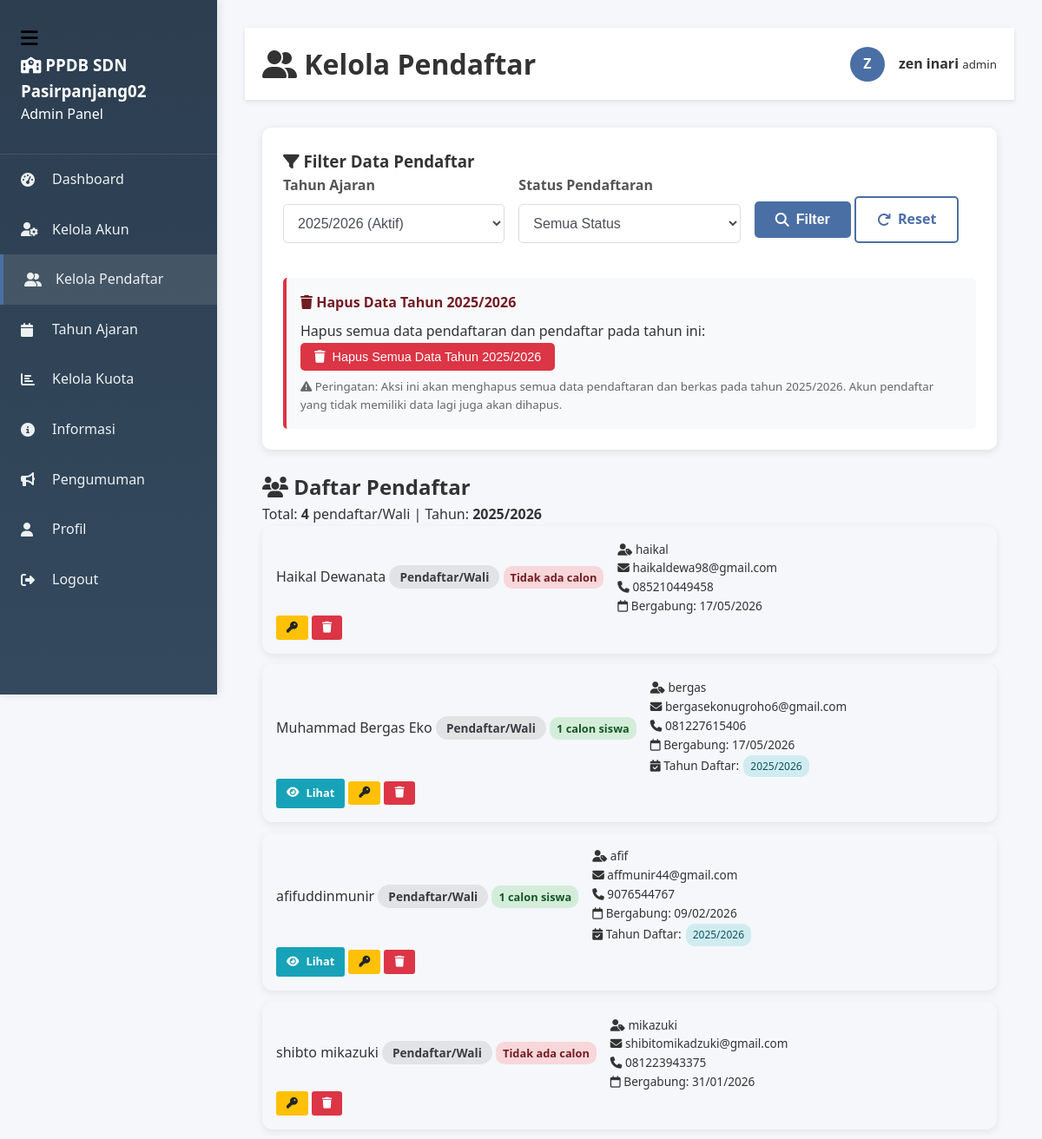
Screenshot of /admin/kelola_pendaftar.php (signed in) with the database file from the repository.
### tables this page shows
CREATE TABLE IF NOT EXISTS `tahun_ajaran` (
  `id` int(11) NOT NULL AUTO_INCREMENT,
  `tahun` varchar(20) NOT NULL,
  `kuota` int(11) DEFAULT 0,
  `status` enum('aktif','nonaktif') DEFAULT 'nonaktif',
  `tanggal_buka` date DEFAULT NULL,
  `tanggal_tutup` date DEFAULT NULL,
  PRIMARY KEY (`id`),
  UNIQUE KEY `tahun` (`tahun`)
);

CREATE TABLE IF NOT EXISTS `users` (
  `id` int(11) NOT NULL AUTO_INCREMENT,
  `nama` varchar(100) DEFAULT NULL,
  `username` varchar(50) NOT NULL,
  `no_hp` varchar(20) DEFAULT NULL,
  `email` varchar(100) DEFAULT NULL,
  `password` varchar(255) NOT NULL,
  `role` enum('admin','panitia','pendaftar') NOT NULL,
  `created_at` timestamp NOT NULL DEFAULT current_timestamp(),
  `reset_token` varchar(100) DEFAULT NULL,
  `reset_expired` datetime DEFAULT NULL,
  PRIMARY KEY (`id`),
  UNIQUE KEY `username` (`username`)
);

### admin/kelola_pendaftar.php (the view, shortened to what this page needs)
<?php
$db = new Database();
$conn = $db->getConnection();
$filterTahun  = $_GET['tahun'] ?? '';
$tahunAjaranList = [];
$qTahun = $conn->query("SELECT * FROM tahun_ajaran ORDER BY tahun DESC");
while ($r = $qTahun->fetch_assoc()) $tahunAjaranList[] = $r;
if (!$filterTahun) {
    foreach ($tahunAjaranList as $ta) {
        if ($ta['status'] === 'aktif') {
            $filterTahun = $ta['tahun'];
            break;
        }
    }
}
$where = "WHERE u.role='pendaftar'";
$join  = "";
if ($filterTahun) {
    $safeFilterTahun = $conn->real_escape_string($filterTahun);
    $join = "
        LEFT JOIN calon_siswa cs ON cs.user_id=u.id
        LEFT JOIN tahun_ajaran ta ON cs.tahun_ajaran_id=ta.id
    ";
    $where .= " AND (ta.tahun='" . $safeFilterTahun . "' OR cs.id IS NULL)";
}
$sql = "
SELECT DISTINCT u.*,
(SELECT COUNT(*) FROM calon_siswa c WHERE c.user_id=u.id) total_calon,
(SELECT GROUP_CONCAT(DISTINCT ta2.tahun SEPARATOR ', ')
 FROM calon_siswa c2
 JOIN tahun_ajaran ta2 ON c2.tahun_ajaran_id=ta2.id
 WHERE c2.user_id=u.id) tahun_daftar
FROM users u
$join
$where
ORDER BY u.created_at DESC
";
$result = $conn->query($sql);
?>
<!DOCTYPE html>
<html lang="id">
<head>
    <link rel="stylesheet" href="../assets/css/style.css">
    <link rel="stylesheet" href="https://cdnjs.cloudflare.com/ajax/libs/font-awesome/6.4.0/css/all.min.css">
</head>
<body>
    <?php include '../includes/sidebar.php'; ?>
    <div class="main-content">
        <div class="dashboard-header">
            <div class="container">
                <h1><i class="fas fa-user-friends"></i> Kelola Pendaftar</h1>
                <div class="user-info">
                    <div class="user-avatar">
                        <?php echo strtoupper(substr($_SESSION['nama'], 0, 1)); ?>
                    </div>
                    <div>
                        <strong><?php echo htmlspecialchars($_SESSION['nama']); ?></strong>
                        <small><?php echo htmlspecialchars($_SESSION['role']); ?></small>
                    </div>
                </div>
            </div>
        </div>
        <div class="container">
            <div class="filter-section">
                <h3><i class="fas fa-filter"></i> Filter Data Pendaftar</h3>
                <form method="GET" class="filter-row">
                    <div class="form-group">
                        <label for="tahun">Tahun Ajaran</label>
                        <select id="tahun" name="tahun" class="form-control">
                            <?php foreach ($tahunAjaranList as $ta): ?>
                            <option value="<?php echo htmlspecialchars($ta['tahun']); ?>"
                                <?php echo $filterTahun == $ta['tahun'] ? 'selected' : ''; ?>
                                <?php echo $ta['status'] == 'aktif' ? 'style="font-weight: bold;"' : ''; ?>>
                                <?php echo htmlspecialchars($ta['tahun']); ?>
                                <?php echo $ta['status'] == 'aktif' ? ' (Aktif)' : ''; ?>
                            </option>
                            <?php endforeach; ?>
                        </select>
                    </div>
                    <div class="form-group">
                        <label for="status">Status Pendaftaran</label>
                        <select id="status" name="status" class="form-control">
                            <option value="">Semua Status</option>
                        </select>
                    </div>
                    <div class="form-group">
                        <button type="submit" class="btn-primary">
                            <i class="fas fa-search"></i> Filter
                        </button>
                        <a href="kelola_pendaftar.php" class="btn-secondary">
                            <i class="fas fa-redo"></i> Reset
                        </a>
                    </div>
                </form>
                <?php if($filterTahun): ?>
                <div class="tahun-actions">
                    <h4><i class="fas fa-trash"></i> Hapus Data Tahun <?php echo htmlspecialchars($filterTahun); ?></h4>
                    <p>Hapus semua data pendaftaran dan pendaftar pada tahun ini:</p>
                    <button type="button" onclick="hapusTahunAjaran('<?php echo htmlspecialchars($filterTahun); ?>')"
                            class="btn-delete-tahun">
                        <i class="fas fa-trash"></i> Hapus Semua Data Tahun <?php echo htmlspecialchars($filterTahun); ?>
                    </button>
                    <small style="display: block; margin-top: 0.5rem; color: #666;">
                        <i class="fas fa-exclamation-triangle"></i>
                        Peringatan: Aksi ini akan menghapus semua data pendaftaran dan berkas pada tahun <?php echo htmlspecialchars($filterTahun); ?>.
                        Akun pendaftar yang tidak memiliki data lagi juga akan dihapus.
                    </small>
                </div>
                <?php endif; ?>
            </div>
            <div class="section-header">
                <h2><i class="fas fa-users"></i> Daftar Pendaftar</h2>
                <div class="total-info">
                    Total: <strong><?php echo $result->num_rows; ?></strong> pendaftar/Wali
                    <?php if($filterTahun): ?> | Tahun: <strong><?php echo htmlspecialchars($filterTahun); ?></strong><?php endif; ?>
                </div>
            </div>
            <?php if($result->num_rows > 0): ?>
                <?php
                $result->data_seek(0);
                while($row = $result->fetch_assoc()):
                    $tahunDaftar = $row['tahun_daftar'] ? explode(', ', $row['tahun_daftar']) : [];
                ?>
                <div class="user-card">
                    <div class="user-info">
                        <div class="user-name">
                            <?php echo htmlspecialchars($row['nama']); ?>
                            <span class="badge-role">Pendaftar/Wali</span>
                            <?php if($row['total_calon'] > 0): ?>
                            <span class="badge-calon calon-ada">
                                <?php echo $row['total_calon']; ?> calon siswa
                            </span>
                            <?php else: ?>
                            <span class="badge-calon calon-tidak">
                                Tidak ada calon
                            </span>
                            <?php endif; ?>
                        </div>
                        <div class="user-details">
                            <div class="detail-item">
                                <i class="fas fa-user-tag"></i>
                                <span><?php echo htmlspecialchars($row['username']); ?></span>
                            </div>
                            <div class="detail-item">
                                <i class="fas fa-envelope"></i>
                                <span><?php echo htmlspecialchars($row['email']); ?></span>
                            </div>
                            <?php if($row['no_hp']): ?>
                            <div class="detail-item">
                                <i class="fas fa-phone"></i>
                                <span><?php echo htmlspecialchars($row['no_hp']); ?></span>
                            </div>
                            <?php endif; ?>
                            <div class="detail-item">
                                <i class="far fa-calendar"></i>
                                <span>Bergabung: <?php echo date('d/m/Y', strtotime($row['created_at'])); ?></span>
                            </div>
                            <?php if(!empty($tahunDaftar)): ?>
                            <div class="detail-item">
                                <i class="fas fa-calendar-check"></i>
                                <span>Tahun Daftar:
                                    <?php foreach($tahunDaftar as $tahun): ?>
                                        <span class="tahun-badge"><?php echo $tahun; ?></span>
                                    <?php endforeach; ?>
                                </span>
                            </div>
                            <?php endif; ?>
                        </div>
                    </div>
                    <div class="user-actions">
                        <?php if($row['total_calon'] > 0): ?>
                        <a href="laporan_pendaftar.php?user_id=<?php echo $row['id']; ?>&tahun=<?php echo urlencode($filterTahun); ?>"
                           class="btn-info btn-sm" title="Lihat Data Pendaftaran">
                            <i class="fas fa-eye"></i> Lihat
                        </a>
                        <?php endif; ?>
                        <a href="kelola_pendaftar.php?reset_password=<?php echo $row['id']; ?>&tahun=<?php echo urlencode($filterTahun); ?>"
                           class="btn-warning btn-sm"
                           onclick="return confirm('Reset password untuk <?php echo htmlspecialchars(addslashes($row['nama'])); ?>?')"
                           title="Reset Password">
                            <i class="fas fa-key"></i>
                        </a>
                        <button type="button"
    onclick="showDeleteOptions(<?php echo $row['id']; ?>, '<?php echo htmlspecialchars(addslashes($row['nama'])); ?>')"
    class="btn-danger btn-sm"
    title="Hapus Akun Pendaftar">
    <i class="fas fa-trash"></i>
</button>
                    </div>
                </div>
                <?php
                endwhile;
                ?>
            <?php endif; ?>
        </div>
    </div>
</body>
</html>

### assets/css/style.css (style rules this page uses)
* { margin: 0; padding: 0; box-sizing: border-box; }
body { font-family: 'Segoe UI', Tahoma, Geneva, Verdana, sans-serif; line-height: 1.6; color: #333; background-color: #f5f7fa; }
.container { max-width: 1200px; margin: 0 auto; padding: 0 20px; }
.btn-primary, .btn-secondary, .btn-success, .btn-danger { padding: 0.75rem 1.5rem; border: none; border-radius: 5px; font-size: 1rem; font-weight: 600; cursor: pointer; transition: all 0.3s ease; text-decoration: none; display: inline-flex; align-items: center; justify-content: center; gap: 0.5rem; }
.btn-primary { background: #4a6fa5; color: white; }
.btn-secondary { background: transparent; color: #4a6fa5; border: 2px solid #4a6fa5; }
.btn-danger { background: #dc3545; color: white; }
.btn-info { background: #17a2b8; color: white; padding: 0.5rem 1rem; border: none; border-radius: 5px; font-size: 0.9rem; font-weight: 600; cursor: pointer; transition: all 0.3s ease; text-decoration: none; display: inline-flex; align-items: center; gap: 0.5rem; }
.btn-warning { background: #ffc107; color: #212529; padding: 0.5rem 1rem; border: none; border-radius: 5px; font-size: 0.9rem; font-weight: 600; cursor: pointer; transition: all 0.3s ease; text-decoration: none; display: inline-flex; align-items: center; gap: 0.5rem; }
.form-group { margin-bottom: 1.5rem; }
.form-group label { display: block; margin-bottom: 0.5rem; font-weight: 600; color: #555; }
.form-group input, .form-group select, .form-group textarea { width: 100%; padding: 0.75rem; border: 1px solid #ddd; border-radius: 5px; font-size: 1rem; transition: border-color 0.3s; }
.dashboard-header { background: white; padding: 1rem 0; margin-bottom: 2rem; box-shadow: 0 2px 5px rgba(0,0,0,0.1); }
.dashboard-header .container { display: flex; justify-content: space-between; align-items: center; }
.user-info { display: flex; align-items: center; gap: 1rem; }
.user-avatar { width: 40px; height: 40px; background: #4a6fa5; color: white; border-radius: 50%; display: flex; align-items: center; justify-content: center; font-weight: bold; }
.main-content { margin-left: 250px; padding: 2rem; }
.btn-sm { padding: 0.25rem 0.5rem; font-size: 0.875rem; line-height: 1.5; border-radius: 0.2rem; }
.form-control { display: block; width: 100%; padding: 0.375rem 0.75rem; font-size: 1rem; line-height: 1.5; color: #495057; background-color: #fff; background-clip: padding-box; border: 1px solid #ced4da; border-radius: 0.25rem; transition: border-color 0.15s ease-in-out, box-shadow 0.15s ease-in-out; }

### admin/kelola_pendaftar.php (style rules this page uses)
.filter-section { background: white; border-radius: 10px; padding: 1.5rem; margin-bottom: 1.5rem; box-shadow: 0 2px 10px rgba(0,0,0,0.1); }
.filter-row { display: grid; grid-template-columns: repeat(auto-fit, minmax(200px, 1fr)); gap: 1rem; align-items: end; }
.tahun-actions { margin-top: 1rem; padding: 1rem; background: #f8f9fa; border-radius: 5px; border-left: 4px solid #dc3545; }
.tahun-actions h4 { margin: 0 0 0.5rem 0; color: #721c24; }
.user-card { padding: 1rem; border-radius: 12px; margin-bottom: 0.8rem; box-shadow: 0 3px 10px rgba(0,0,0,0.08); gap: 0.75rem; }
.user-name { font-size: 1rem; }
.detail-item { font-size: 0.85rem; }
.user-actions a, .user-actions button { padding: 0.45rem 0.75rem; font-size: 0.8rem; }
.badge-role { padding: 0.25rem 0.75rem; border-radius: 15px; font-size: 0.85rem; font-weight: 600; background: #e2e3e5; color: #383d41; }
.badge-calon { padding: 0.25rem 0.5rem; border-radius: 10px; font-size: 0.8rem; font-weight: 600; }
.calon-ada { background: #d4edda; color: #155724; }
.calon-tidak { background: #f8d7da; color: #721c24; }
.tahun-badge { padding: 0.2rem 0.5rem; border-radius: 10px; font-size: 0.75rem; background: #d1ecf1; color: #0c5460; margin: 0.1rem; display: inline-block; }
.btn-sm { padding: 0.5rem 0.75rem; font-size: 0.85rem; }
.btn-delete-tahun { background: #dc3545; color: white; border: none; border-radius: 5px; padding: 0.5rem 1rem; cursor: pointer; font-size: 0.9rem; display: inline-flex; align-items: center; gap: 0.5rem; }

### includes/sidebar.php (style rules this page uses)
.main-content { margin-left: 250px; transition: margin-left .3s ease; }

### rows the page displays
tahun_ajaran: tahun "2025/2026"
users: nama "Haikal Dewanata", shows "Tidak ada calon", username "haikal", email "haikaldewa98@gmail.com", no_hp "085210449458", created_at "17/05/2026"
users: nama "Muhammad Bergas Eko", total_calon "1", username "bergas", email "bergasekonugroho6@gmail.com", no_hp "081227615406", created_at "17/05/2026", tahun "2025/2026"
users: nama "afifuddinmunir", total_calon "1", username "afif", email "affmunir44@gmail.com", no_hp "9076544767", created_at "09/02/2026", tahun "2025/2026"
users: nama "shibto mikazuki", shows "Tidak ada calon", username "mikazuki", email "shibitomikadzuki@gmail.com", no_hp "081223943375", created_at "31/01/2026"

### other values shown
$role "Admin"
$item['label'] "Dashboard"
$item['label'] "Kelola Akun"
$item['label'] "Kelola Pendaftar"
$item['label'] "Tahun Ajaran"
$item['label'] "Kelola Kuota"
$item['label'] "Informasi"
$item['label'] "Pengumuman"
$item['label'] "Profil"
$item['label'] "Logout"
substr($_SESSION['nama'], 0, 1) "Z"
$_SESSION['nama'] "zen inari"
$_SESSION['role'] "admin"
$result->num_rows "4"
form field tahun "2025/2026 (Aktif)"
